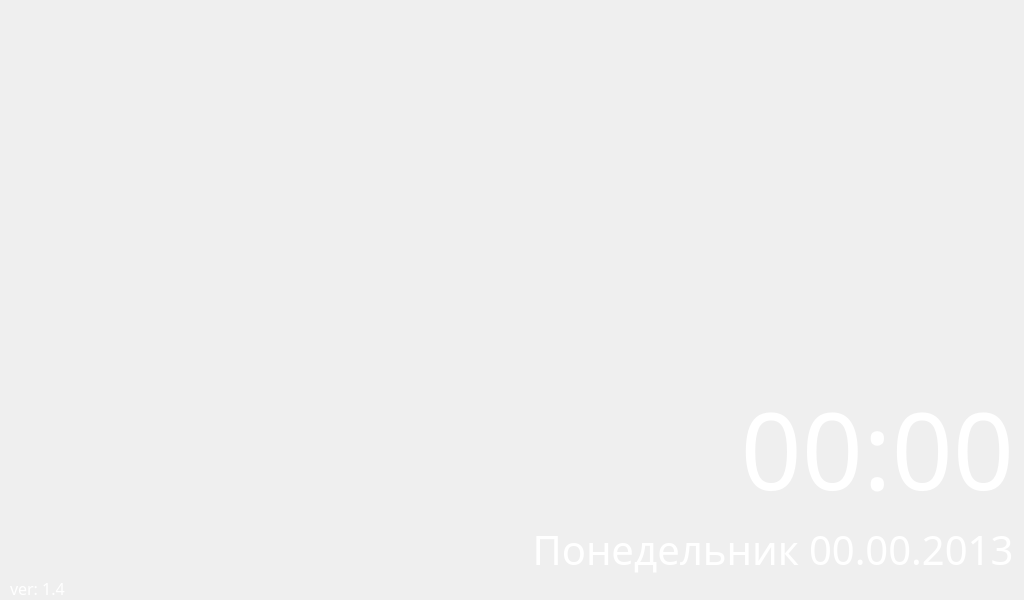
<?xml version="1.0" encoding="UTF-8"?>
<ui version="4.0">
 <class>StartScreen</class>
 <widget class="QWidget" name="StartScreen">
  <property name="geometry">
   <rect>
    <x>0</x>
    <y>0</y>
    <width>1024</width>
    <height>600</height>
   </rect>
  </property>
  <property name="minimumSize">
   <size>
    <width>1024</width>
    <height>600</height>
   </size>
  </property>
  <property name="maximumSize">
   <size>
    <width>1920</width>
    <height>1080</height>
   </size>
  </property>
  <property name="acceptDrops">
   <bool>false</bool>
  </property>
  <property name="windowTitle">
   <string/>
  </property>
  <property name="autoFillBackground">
   <bool>false</bool>
  </property>
  <property name="styleSheet">
   <string notr="true">#StartScreen{	

	image: url(:/Pyramid/fon.png);

}
</string>
  </property>
  <layout class="QVBoxLayout" name="verticalLayout" stretch="25,1,1">
   <property name="spacing">
    <number>0</number>
   </property>
   <property name="leftMargin">
    <number>10</number>
   </property>
   <property name="topMargin">
    <number>0</number>
   </property>
   <property name="rightMargin">
    <number>0</number>
   </property>
   <property name="bottomMargin">
    <number>0</number>
   </property>
   <item>
    <spacer name="verticalSpacer">
     <property name="orientation">
      <enum>Qt::Vertical</enum>
     </property>
     <property name="sizeHint" stdset="0">
      <size>
       <width>20</width>
       <height>354</height>
      </size>
     </property>
    </spacer>
   </item>
   <item>
    <layout class="QHBoxLayout" name="horizontalLayout" stretch="0,0,0,0,0,0,0">
     <property name="spacing">
      <number>6</number>
     </property>
     <property name="leftMargin">
      <number>25</number>
     </property>
     <property name="topMargin">
      <number>0</number>
     </property>
     <item>
      <widget class="QLabel" name="load_1_lbl">
       <property name="minimumSize">
        <size>
         <width>41</width>
         <height>187</height>
        </size>
       </property>
       <property name="maximumSize">
        <size>
         <width>41</width>
         <height>187</height>
        </size>
       </property>
       <property name="styleSheet">
        <string notr="true">image: url(:/Pyramid/zn1.png);

</string>
       </property>
       <property name="text">
        <string/>
       </property>
       <property name="scaledContents">
        <bool>false</bool>
       </property>
      </widget>
     </item>
     <item>
      <widget class="QLabel" name="load_2_lbl">
       <property name="minimumSize">
        <size>
         <width>49</width>
         <height>187</height>
        </size>
       </property>
       <property name="maximumSize">
        <size>
         <width>49</width>
         <height>187</height>
        </size>
       </property>
       <property name="styleSheet">
        <string notr="true">image: url(:/Pyramid/zn2.png);</string>
       </property>
       <property name="text">
        <string/>
       </property>
      </widget>
     </item>
     <item>
      <widget class="QLabel" name="load_3_lbl">
       <property name="minimumSize">
        <size>
         <width>72</width>
         <height>187</height>
        </size>
       </property>
       <property name="maximumSize">
        <size>
         <width>72</width>
         <height>187</height>
        </size>
       </property>
       <property name="styleSheet">
        <string notr="true">image: url(:/Pyramid/zn3.png);</string>
       </property>
       <property name="text">
        <string/>
       </property>
      </widget>
     </item>
     <item>
      <widget class="QLabel" name="load_4_lbl">
       <property name="minimumSize">
        <size>
         <width>49</width>
         <height>187</height>
        </size>
       </property>
       <property name="maximumSize">
        <size>
         <width>49</width>
         <height>187</height>
        </size>
       </property>
       <property name="styleSheet">
        <string notr="true">image: url(:/Pyramid/zn4.png);</string>
       </property>
       <property name="text">
        <string/>
       </property>
      </widget>
     </item>
     <item>
      <widget class="QLabel" name="load_5_lbl">
       <property name="minimumSize">
        <size>
         <width>49</width>
         <height>187</height>
        </size>
       </property>
       <property name="maximumSize">
        <size>
         <width>49</width>
         <height>187</height>
        </size>
       </property>
       <property name="styleSheet">
        <string notr="true">image: url(:/Pyramid/zn5.png);</string>
       </property>
       <property name="text">
        <string/>
       </property>
      </widget>
     </item>
     <item>
      <spacer name="horizontalSpacer">
       <property name="orientation">
        <enum>Qt::Horizontal</enum>
       </property>
       <property name="sizeHint" stdset="0">
        <size>
         <width>40</width>
         <height>20</height>
        </size>
       </property>
      </spacer>
     </item>
     <item>
      <layout class="QVBoxLayout" name="verticalLayout_2">
       <property name="spacing">
        <number>0</number>
       </property>
       <property name="rightMargin">
        <number>10</number>
       </property>
       <property name="bottomMargin">
        <number>0</number>
       </property>
       <item>
        <widget class="QLabel" name="time_lbl">
         <property name="palette">
          <palette>
           <active>
            <colorrole role="WindowText">
             <brush brushstyle="SolidPattern">
              <color alpha="255">
               <red>255</red>
               <green>255</green>
               <blue>255</blue>
              </color>
             </brush>
            </colorrole>
            <colorrole role="Text">
             <brush brushstyle="SolidPattern">
              <color alpha="255">
               <red>255</red>
               <green>255</green>
               <blue>255</blue>
              </color>
             </brush>
            </colorrole>
            <colorrole role="ButtonText">
             <brush brushstyle="SolidPattern">
              <color alpha="255">
               <red>255</red>
               <green>255</green>
               <blue>255</blue>
              </color>
             </brush>
            </colorrole>
            <colorrole role="ToolTipText">
             <brush brushstyle="SolidPattern">
              <color alpha="255">
               <red>255</red>
               <green>255</green>
               <blue>255</blue>
              </color>
             </brush>
            </colorrole>
           </active>
           <inactive>
            <colorrole role="WindowText">
             <brush brushstyle="SolidPattern">
              <color alpha="255">
               <red>255</red>
               <green>255</green>
               <blue>255</blue>
              </color>
             </brush>
            </colorrole>
            <colorrole role="Text">
             <brush brushstyle="SolidPattern">
              <color alpha="255">
               <red>255</red>
               <green>255</green>
               <blue>255</blue>
              </color>
             </brush>
            </colorrole>
            <colorrole role="ButtonText">
             <brush brushstyle="SolidPattern">
              <color alpha="255">
               <red>255</red>
               <green>255</green>
               <blue>255</blue>
              </color>
             </brush>
            </colorrole>
            <colorrole role="ToolTipText">
             <brush brushstyle="SolidPattern">
              <color alpha="255">
               <red>255</red>
               <green>255</green>
               <blue>255</blue>
              </color>
             </brush>
            </colorrole>
           </inactive>
           <disabled>
            <colorrole role="WindowText">
             <brush brushstyle="SolidPattern">
              <color alpha="255">
               <red>120</red>
               <green>120</green>
               <blue>120</blue>
              </color>
             </brush>
            </colorrole>
            <colorrole role="Text">
             <brush brushstyle="SolidPattern">
              <color alpha="255">
               <red>120</red>
               <green>120</green>
               <blue>120</blue>
              </color>
             </brush>
            </colorrole>
            <colorrole role="ButtonText">
             <brush brushstyle="SolidPattern">
              <color alpha="255">
               <red>120</red>
               <green>120</green>
               <blue>120</blue>
              </color>
             </brush>
            </colorrole>
            <colorrole role="ToolTipText">
             <brush brushstyle="SolidPattern">
              <color alpha="255">
               <red>255</red>
               <green>255</green>
               <blue>255</blue>
              </color>
             </brush>
            </colorrole>
           </disabled>
          </palette>
         </property>
         <property name="font">
          <font>
           <family>Trebuchet MS</family>
           <pointsize>80</pointsize>
          </font>
         </property>
         <property name="text">
          <string>00:00</string>
         </property>
         <property name="scaledContents">
          <bool>false</bool>
         </property>
         <property name="alignment">
          <set>Qt::AlignRight|Qt::AlignTrailing|Qt::AlignVCenter</set>
         </property>
        </widget>
       </item>
       <item>
        <layout class="QHBoxLayout" name="horizontalLayout_2">
         <property name="spacing">
          <number>10</number>
         </property>
         <property name="topMargin">
          <number>0</number>
         </property>
         <item>
          <widget class="QLabel" name="start_day_lbl">
           <property name="palette">
            <palette>
             <active>
              <colorrole role="WindowText">
               <brush brushstyle="SolidPattern">
                <color alpha="255">
                 <red>255</red>
                 <green>255</green>
                 <blue>255</blue>
                </color>
               </brush>
              </colorrole>
              <colorrole role="Text">
               <brush brushstyle="SolidPattern">
                <color alpha="255">
                 <red>255</red>
                 <green>255</green>
                 <blue>255</blue>
                </color>
               </brush>
              </colorrole>
              <colorrole role="ButtonText">
               <brush brushstyle="SolidPattern">
                <color alpha="255">
                 <red>255</red>
                 <green>255</green>
                 <blue>255</blue>
                </color>
               </brush>
              </colorrole>
              <colorrole role="ToolTipText">
               <brush brushstyle="SolidPattern">
                <color alpha="255">
                 <red>255</red>
                 <green>255</green>
                 <blue>255</blue>
                </color>
               </brush>
              </colorrole>
             </active>
             <inactive>
              <colorrole role="WindowText">
               <brush brushstyle="SolidPattern">
                <color alpha="255">
                 <red>255</red>
                 <green>255</green>
                 <blue>255</blue>
                </color>
               </brush>
              </colorrole>
              <colorrole role="Text">
               <brush brushstyle="SolidPattern">
                <color alpha="255">
                 <red>255</red>
                 <green>255</green>
                 <blue>255</blue>
                </color>
               </brush>
              </colorrole>
              <colorrole role="ButtonText">
               <brush brushstyle="SolidPattern">
                <color alpha="255">
                 <red>255</red>
                 <green>255</green>
                 <blue>255</blue>
                </color>
               </brush>
              </colorrole>
              <colorrole role="ToolTipText">
               <brush brushstyle="SolidPattern">
                <color alpha="255">
                 <red>255</red>
                 <green>255</green>
                 <blue>255</blue>
                </color>
               </brush>
              </colorrole>
             </inactive>
             <disabled>
              <colorrole role="WindowText">
               <brush brushstyle="SolidPattern">
                <color alpha="255">
                 <red>120</red>
                 <green>120</green>
                 <blue>120</blue>
                </color>
               </brush>
              </colorrole>
              <colorrole role="Text">
               <brush brushstyle="SolidPattern">
                <color alpha="255">
                 <red>120</red>
                 <green>120</green>
                 <blue>120</blue>
                </color>
               </brush>
              </colorrole>
              <colorrole role="ButtonText">
               <brush brushstyle="SolidPattern">
                <color alpha="255">
                 <red>120</red>
                 <green>120</green>
                 <blue>120</blue>
                </color>
               </brush>
              </colorrole>
              <colorrole role="ToolTipText">
               <brush brushstyle="SolidPattern">
                <color alpha="255">
                 <red>255</red>
                 <green>255</green>
                 <blue>255</blue>
                </color>
               </brush>
              </colorrole>
             </disabled>
            </palette>
           </property>
           <property name="font">
            <font>
             <family>Trebuchet MS</family>
             <pointsize>30</pointsize>
            </font>
           </property>
           <property name="text">
            <string>Понедельник</string>
           </property>
           <property name="alignment">
            <set>Qt::AlignRight|Qt::AlignTop|Qt::AlignTrailing</set>
           </property>
          </widget>
         </item>
         <item>
          <widget class="QLabel" name="start_date_lbl">
           <property name="palette">
            <palette>
             <active>
              <colorrole role="WindowText">
               <brush brushstyle="SolidPattern">
                <color alpha="255">
                 <red>255</red>
                 <green>255</green>
                 <blue>255</blue>
                </color>
               </brush>
              </colorrole>
              <colorrole role="Text">
               <brush brushstyle="SolidPattern">
                <color alpha="255">
                 <red>255</red>
                 <green>255</green>
                 <blue>255</blue>
                </color>
               </brush>
              </colorrole>
              <colorrole role="ButtonText">
               <brush brushstyle="SolidPattern">
                <color alpha="255">
                 <red>255</red>
                 <green>255</green>
                 <blue>255</blue>
                </color>
               </brush>
              </colorrole>
              <colorrole role="ToolTipText">
               <brush brushstyle="SolidPattern">
                <color alpha="255">
                 <red>255</red>
                 <green>255</green>
                 <blue>255</blue>
                </color>
               </brush>
              </colorrole>
             </active>
             <inactive>
              <colorrole role="WindowText">
               <brush brushstyle="SolidPattern">
                <color alpha="255">
                 <red>255</red>
                 <green>255</green>
                 <blue>255</blue>
                </color>
               </brush>
              </colorrole>
              <colorrole role="Text">
               <brush brushstyle="SolidPattern">
                <color alpha="255">
                 <red>255</red>
                 <green>255</green>
                 <blue>255</blue>
                </color>
               </brush>
              </colorrole>
              <colorrole role="ButtonText">
               <brush brushstyle="SolidPattern">
                <color alpha="255">
                 <red>255</red>
                 <green>255</green>
                 <blue>255</blue>
                </color>
               </brush>
              </colorrole>
              <colorrole role="ToolTipText">
               <brush brushstyle="SolidPattern">
                <color alpha="255">
                 <red>255</red>
                 <green>255</green>
                 <blue>255</blue>
                </color>
               </brush>
              </colorrole>
             </inactive>
             <disabled>
              <colorrole role="WindowText">
               <brush brushstyle="SolidPattern">
                <color alpha="255">
                 <red>120</red>
                 <green>120</green>
                 <blue>120</blue>
                </color>
               </brush>
              </colorrole>
              <colorrole role="Text">
               <brush brushstyle="SolidPattern">
                <color alpha="255">
                 <red>120</red>
                 <green>120</green>
                 <blue>120</blue>
                </color>
               </brush>
              </colorrole>
              <colorrole role="ButtonText">
               <brush brushstyle="SolidPattern">
                <color alpha="255">
                 <red>120</red>
                 <green>120</green>
                 <blue>120</blue>
                </color>
               </brush>
              </colorrole>
              <colorrole role="ToolTipText">
               <brush brushstyle="SolidPattern">
                <color alpha="255">
                 <red>255</red>
                 <green>255</green>
                 <blue>255</blue>
                </color>
               </brush>
              </colorrole>
             </disabled>
            </palette>
           </property>
           <property name="font">
            <font>
             <family>Trebuchet MS</family>
             <pointsize>30</pointsize>
            </font>
           </property>
           <property name="text">
            <string>00.00.2013</string>
           </property>
           <property name="alignment">
            <set>Qt::AlignBottom|Qt::AlignLeading|Qt::AlignLeft</set>
           </property>
          </widget>
         </item>
        </layout>
       </item>
      </layout>
     </item>
    </layout>
   </item>
   <item>
    <widget class="QLabel" name="versionLbl">
     <property name="palette">
      <palette>
       <active>
        <colorrole role="WindowText">
         <brush brushstyle="SolidPattern">
          <color alpha="255">
           <red>255</red>
           <green>255</green>
           <blue>255</blue>
          </color>
         </brush>
        </colorrole>
       </active>
       <inactive>
        <colorrole role="WindowText">
         <brush brushstyle="SolidPattern">
          <color alpha="255">
           <red>255</red>
           <green>255</green>
           <blue>255</blue>
          </color>
         </brush>
        </colorrole>
       </inactive>
       <disabled>
        <colorrole role="WindowText">
         <brush brushstyle="SolidPattern">
          <color alpha="255">
           <red>120</red>
           <green>120</green>
           <blue>120</blue>
          </color>
         </brush>
        </colorrole>
       </disabled>
      </palette>
     </property>
     <property name="font">
      <font>
       <family>Trebuchet MS</family>
       <pointsize>12</pointsize>
      </font>
     </property>
     <property name="text">
      <string>ver: 1.4</string>
     </property>
    </widget>
   </item>
  </layout>
 </widget>
 <resources>
  <include location="../Resources/PyramidWidgets.qrc"/>
 </resources>
 <connections/>
</ui>
